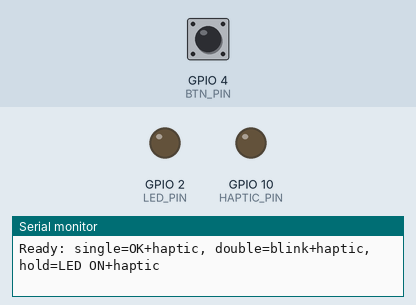
Bench run of a sketch on a simulated ESP32. On the bench: output pins drawn as LEDs (lit = HIGH), the last lines printed to the serial monitor. Dashed ring = blinking. Inputs (shaded band) come from the test bench; at power-on: GPIO 4 (BTN_PIN) HIGH.

Above: at 1.2 s.
1.3 s: GPIO 4 (BTN_PIN) pulled LOW for 1 s
At 2.06 s:
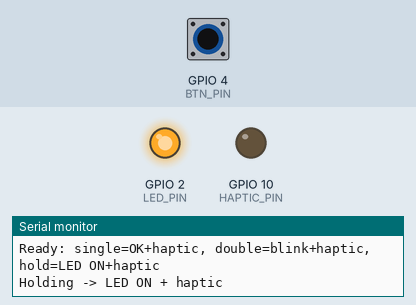
3.8 s: GPIO 4 (BTN_PIN) pulled LOW for 0.15 s
At 4.28 s:
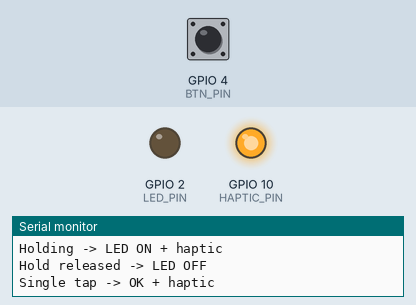
5.8 s: GPIO 4 (BTN_PIN) pulled LOW for 3.2 s
At 6.16 s:
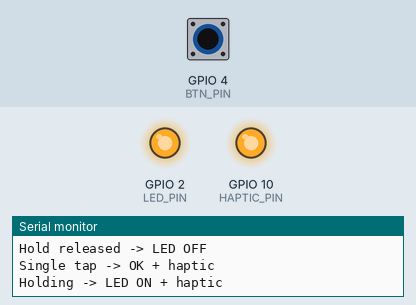
10.5 s: GPIO 4 (BTN_PIN) pulsed LOW 2 times (0.12 s each, 0.3 s apart)
At 11.0 s:
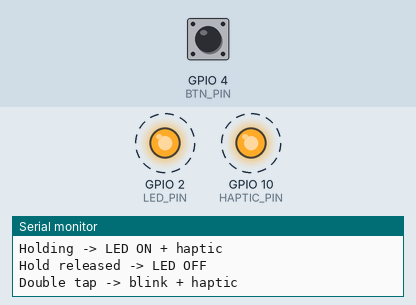
Timing chart, 0 to 14.5 s (numbered marks = the images above; inputs shaded):
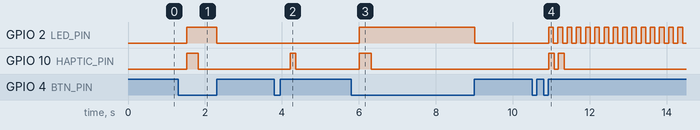

The sketch:

LaserButtonHaptic.ino
```cpp
#include <Bounce2.h>

#define BTN_PIN     4   // Button input (active LOW with pull-up)
#define LED_PIN     2   // LED pin
#define HAPTIC_PIN  10  // Haptic engine pin

Bounce btn = Bounce();

unsigned long lastTapTime = 0;
unsigned long holdThreshold = 200;       // ms to detect hold
unsigned long doubleTapThreshold = 400;  // ms between taps
bool holding = false;
bool holdHapticTriggered = false;  // Flag to prevent repeated hold haptic
int tapCount = 0;
bool waitingForSecondTap = false;

// Blink control - handled by RTOS task
volatile bool blinkingActive = false;
TaskHandle_t blinkTaskHandle = NULL;

// Haptic control - handled by RTOS task
volatile bool hapticActive = false;
volatile int hapticPattern = 0;  // 0=none, 1=single, 2=double, 3=hold
TaskHandle_t hapticTaskHandle = NULL;

void setup() {
  Serial.begin(115200);

  pinMode(LED_PIN, OUTPUT);
  pinMode(HAPTIC_PIN, OUTPUT);
  digitalWrite(LED_PIN, LOW);
  digitalWrite(HAPTIC_PIN, LOW);

  btn.attach(BTN_PIN, INPUT_PULLUP);
  btn.interval(10);

  // Create blink task
  xTaskCreate(
    blinkTask,          // Task function
    "BlinkTask",        // Task name
    1000,               // Stack size
    NULL,               // Parameters
    1,                  // Priority
    &blinkTaskHandle    // Task handle
  );

  // Create haptic task
  xTaskCreate(
    hapticTask,         // Task function
    "HapticTask",       // Task name
    1000,               // Stack size
    NULL,               // Parameters
    2,                  // Higher priority than blink
    &hapticTaskHandle   // Task handle
  );

  Serial.println("Ready: single=OK+haptic, double=blink+haptic, hold=LED ON+haptic");
}

void loop() {
  btn.update();
  unsigned long now = millis();

  // Button pressed
  if (btn.fell()) {
    lastTapTime = now;
    holding = true;
    holdHapticTriggered = false;  // Reset hold haptic flag

    if (waitingForSecondTap) {
      // Second tap detected
      tapCount = 2;
      waitingForSecondTap = false;
    } else {
      // First tap
      tapCount = 1;
      waitingForSecondTap = true;
    }
  }

  // Button released
  if (btn.rose()) {
    unsigned long heldTime = now - lastTapTime;
    holding = false;  // Clear holding flag immediately

    if (heldTime > holdThreshold) {
      // HOLD RELEASED
      Serial.println("Hold released -> LED OFF");
      stopBlinking();
      stopHaptic();
      digitalWrite(LED_PIN, LOW);
      tapCount = 0;
      waitingForSecondTap = false;
      holdHapticTriggered = false;  // Reset for next hold
    } else {
      // TAP DETECTED
      if (tapCount == 2) {
        // Double tap immediately processed
        Serial.println("Double tap -> blink + haptic");
        startBlinking();
        triggerHaptic(2); // Double tap haptic pattern
        tapCount = 0;
        waitingForSecondTap = false;
      }
      // Single tap will be processed after timeout
    }
  }

  // Check for single tap timeout (only if not currently holding)
  if (waitingForSecondTap && !holding && (now - lastTapTime > doubleTapThreshold)) {
    if (tapCount == 1) {
      Serial.println("Single tap -> OK + haptic");
      triggerHaptic(1); // Single tap haptic pattern
    }
    tapCount = 0;
    waitingForSecondTap = false;
  }

  // While holding
  if (holding && btn.read() == LOW) {
    unsigned long heldTime = now - lastTapTime;
    if (heldTime > holdThreshold && !holdHapticTriggered) {
      Serial.println("Holding -> LED ON + haptic");
      stopBlinking();  // Stop blinking when hold is detected
      digitalWrite(LED_PIN, HIGH);
      triggerHaptic(3); // Hold haptic pattern (only once)
      holdHapticTriggered = true;  // Prevent repeated haptic triggers
    }
  }

  // Small delay to prevent excessive CPU usage
  vTaskDelay(pdMS_TO_TICKS(5));
}

void startBlinking() {
  blinkingActive = true;

  // Wake up the blink task
  if (blinkTaskHandle != NULL) {
    vTaskResume(blinkTaskHandle);
  }
}

void stopBlinking() {
  blinkingActive = false;

  // Suspend the blink task to save CPU
  if (blinkTaskHandle != NULL) {
    vTaskSuspend(blinkTaskHandle);
  }
}

void triggerHaptic(int pattern) {
  hapticPattern = pattern;
  hapticActive = true;

  // Wake up the haptic task
  if (hapticTaskHandle != NULL) {
    vTaskResume(hapticTaskHandle);
  }
}

void stopHaptic() {
  hapticActive = false;

  // Suspend the haptic task
  if (hapticTaskHandle != NULL) {
    vTaskSuspend(hapticTaskHandle);
  }
}

void blinkTask(void *parameter) {
  bool ledState = false;

  // Suspend task initially
  vTaskSuspend(NULL);

  while (true) {
    if (blinkingActive) {
      // Blink ON
      ledState = true;
      digitalWrite(LED_PIN, HIGH);
      vTaskDelay(pdMS_TO_TICKS(120));  // ON for 120ms

      if (!blinkingActive) {
        digitalWrite(LED_PIN, LOW);
        continue;  // Exit if stopped during delay
      }

      // Blink OFF
      ledState = false;
      digitalWrite(LED_PIN, LOW);
      vTaskDelay(pdMS_TO_TICKS(120));  // OFF for 120ms

      // Continue blinking until manually stopped
    } else {
      // If no blinking needed, suspend the task
      digitalWrite(LED_PIN, LOW);
      vTaskSuspend(NULL);
    }
  }
}

void hapticTask(void *parameter) {
  // Suspend task initially
  vTaskSuspend(NULL);

  while (true) {
    if (hapticActive) {
      switch (hapticPattern) {
        case 1: // Single tap - 150ms pulse
          digitalWrite(HAPTIC_PIN, HIGH);
          vTaskDelay(pdMS_TO_TICKS(150));  // 150ms pulse
          digitalWrite(HAPTIC_PIN, LOW);
          break;

        case 2: // Double tap - two 150ms pulses
          // First pulse
          digitalWrite(HAPTIC_PIN, HIGH);
          vTaskDelay(pdMS_TO_TICKS(150));  // 150ms pulse
          digitalWrite(HAPTIC_PIN, LOW);
          vTaskDelay(pdMS_TO_TICKS(100));  // 100ms gap

          // Second pulse
          digitalWrite(HAPTIC_PIN, HIGH);
          vTaskDelay(pdMS_TO_TICKS(150));  // 150ms pulse
          digitalWrite(HAPTIC_PIN, LOW);
          break;

        case 3: // Hold - single 300ms pulse
          digitalWrite(HAPTIC_PIN, HIGH);
          vTaskDelay(pdMS_TO_TICKS(300));  // 300ms pulse
          digitalWrite(HAPTIC_PIN, LOW);
          break;

        default:
          break;
      }

      // Reset haptic state and suspend task
      hapticActive = false;
      hapticPattern = 0;
      vTaskSuspend(NULL);
    } else {
      // If no haptic needed, suspend the task
      digitalWrite(HAPTIC_PIN, LOW);
      vTaskSuspend(NULL);
    }
  }
}
```

Measured:
- after the input at 1.3 s, GPIO 2 (LED_PIN): LOW → HIGH after 0.22 s, → LOW 0.79 s later; GPIO 10 (HAPTIC_PIN): LOW → HIGH after 0.22 s, → LOW 0.30 s later
- after the input at 3.8 s, GPIO 10 (HAPTIC_PIN): LOW → HIGH after 0.41 s, → LOW 0.15 s later
- after the input at 5.8 s, GPIO 2 (LED_PIN): LOW → HIGH after 0.22 s, → LOW 3.0 s later; GPIO 10 (HAPTIC_PIN): LOW → HIGH after 0.22 s, → LOW 0.30 s later
- after the input at 10.5 s, GPIO 2 (LED_PIN): alternates HIGH for 0.12 s and LOW for 0.12 s, starting after 0.43 s; GPIO 10 (HAPTIC_PIN): alternates HIGH for 0.15 s and LOW for 0.10 s, 4 changes in all, then stays LOW, starting after 0.43 s
